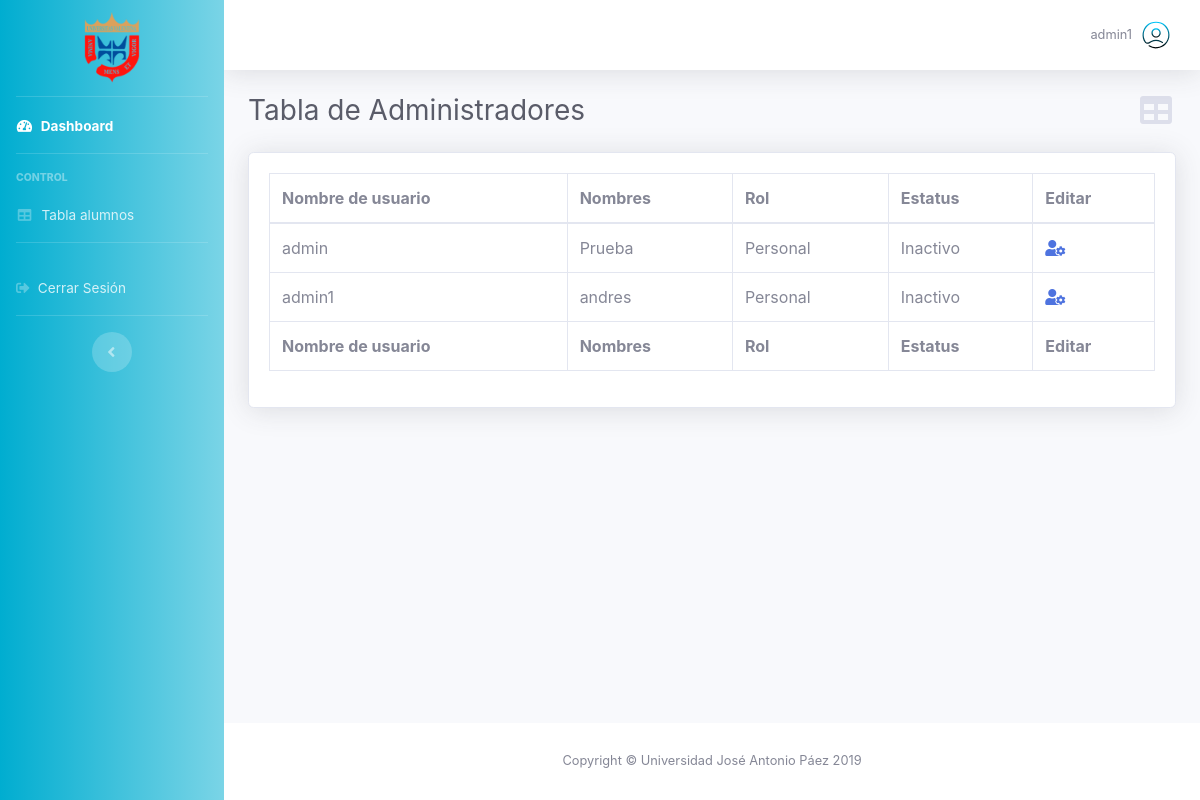
Screenshot of /page-admin-table-admin.php (signed in) with the database file from the repository.
### tables this page shows
CREATE TABLE `administradores` (
  `id_admin` int(11) NOT NULL,
  `estatus` int(11) NOT NULL,
  `usuario` text NOT NULL,
  `contrasena` text NOT NULL,
  `nombre` text NOT NULL,
  `rol` int(11) NOT NULL
);

### page-admin-table-admin.php (the view, shortened to what this page needs)
<!DOCTYPE html>
<html lang="es">
<head>
  <link href="vendor/fontawesome-free/css/all.min.css" rel="stylesheet" type="text/css">
  <link href="css/font.css" rel="stylesheet">
  <link href="css/sb-admin-2.css" rel="stylesheet">
  <link href="css/dash.css" rel="stylesheet">
  <link href="css/style.css" rel="stylesheet">
  <link href="css/table.css" rel="stylesheet">
</head>
<body id="page-top">
  <div id="wrapper">
    <?php require_once('front/general/sidebar.php'); ?>
    <div id="content-wrapper" class="d-flex flex-column">
      <div id="content">
        <?php require 'front/general/navbar.php'; ?>
        <div id="page-admin-table" class="container-fluid">
          <div class="d-sm-flex align-items-center justify-content-between mb-4 mx-auto">
            <h1 class="h3 mb-0 text-gray-800">Tabla de Administradores</h1>
            <a class="d-none d-sm-inline-block"><i class="fas fa-fw fa-table fa-2x text-gray-300"></i></a>
          </div>
          <div class="card shadow mb-4">
            <div class="card-body">
              <div class="table-responsive">
                <table class="table table-bordered" id="dataTable" width="100%" cellspacing="0">
                  <thead>
                    <tr>
                      <th>Nombre de usuario</th>
                      <th>Nombres</th>
                      <th>Rol</th>
                      <th>Estatus</th>
                      <th>Editar</th>
                    </tr>
                  </thead>
                  <tfoot>
                    <tr>
                      <th>Nombre de usuario</th>
                      <th>Nombres</th>
                      <th>Rol</th>
                      <th>Estatus</th>
                      <th>Editar</th>
                    </tr>
                  </tfoot>
                  <tbody>
                    <?php
                    include 'back/conexion.php';
                    $sql = "SELECT * FROM administradores";
                    $result = mysqli_query($conexion, $sql);
                    if ($result->num_rows > 0) {
                      while ($row = mysqli_fetch_assoc($result)) {
                    ?>
                    <tr>
                      <td><?=$row['usuario']?></td>
                      <td><?=$row['nombre']?></td>
                      <td>
                      <?php
                      switch ($row['rol']) {
    case 1:
        echo 'Personal';
        break;
};
                      ?>
                      </td>
                      <td><?=($row['estatus']) ? 'Activo' : 'Inactivo'?></td>
                      <td><a href="<?='page-admin-edit-pass.php?id_admin='.$row['id_admin']?>"><i class="fas fa-user-cog"></i></a> </td>
                    </tr>
                    <?php
                      };
                    };
                    ?>
                  </tbody>
                </table>
              </div>
            </div>
          </div>
        </div>
      </div>
      <?php require 'front/general/footer.php'; ?>
    </div>
  </div>
</body>
</html>

### rows the page displays
administradores: usuario "admin", nombre "Prueba", rol "Personal", estatus "Inactivo"
administradores: usuario "admin1", nombre "andres", rol "Personal", estatus "Inactivo"

### other values shown
$_SESSION['username'] "admin1"
